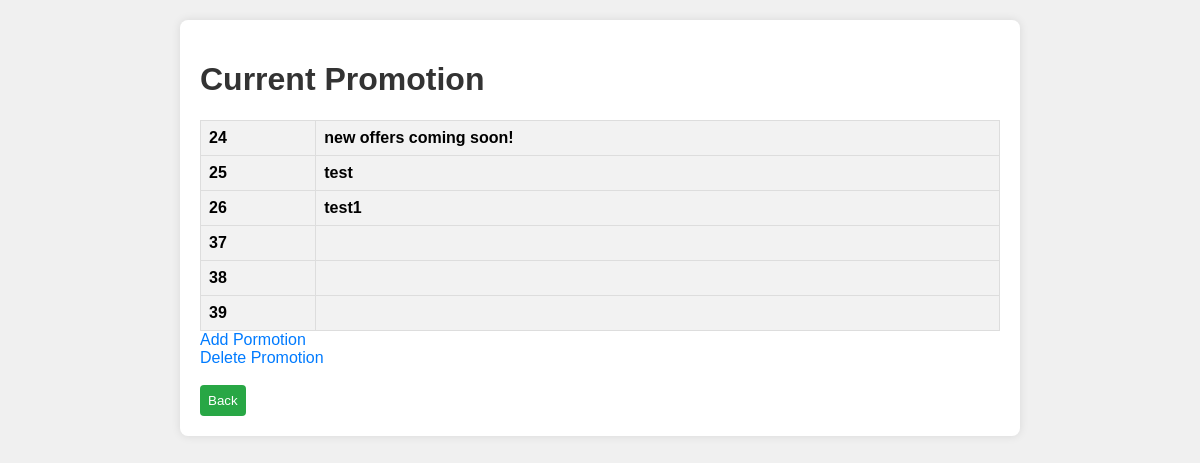
/view/admin_promotion.php (signed in), run on the app's committed database.
### tables this page shows
CREATE TABLE `promotion` (
  `promotion_id` int(10) NOT NULL,
  `promotion` longtext NOT NULL
);

### model/promotionModel.php (called while the page is built, shortened)
<?php
    function getPromotion(){
        $con = getConnection();
        $sql = "select * from promotion";
        $result = mysqli_query($con, $sql);
        $promotions = [];
        while($promotion = mysqli_fetch_assoc($result)){
            array_push($promotions, $promotion);
        }
        return $promotions;
    }
?>

### view/admin_promotion.php (the view, shortened to what this page needs)
<?php
require_once('../model/promotionModel.php');
$promotions=getPromotion();
?>
<html>
    <head>
        <link rel="stylesheet" type="text/css" href="../css/admin_promotion.css">
    </head>
    <body>
        <form action="">
            <h1>Current Promotion</h1>
            <table border="1" width=100%>
                <?php for($i=0;$i<count($promotions);$i++)
                {?>
                <tr>
                    <th><?=$promotions[$i]['promotion_id']?></th>
                    <th><?=$promotions[$i]['promotion']?></th>
        <?php   }?>
                </tr>
            </table>
            <a href="addpromotion.php"> Add Pormotion </a><br>
            <a href="deletepromotion.php"> Delete Promotion </a>
            <br><a href="AdminIndex.php">
            <br><button type="button">Back</button><br>
        </form>
    </body>
</html>

### css/admin_promotion.css (style rules this page uses)
body { font-family: Arial, sans-serif; background-color: #f0f0f0; margin: 0; padding: 0; }
form { max-width: 800px; margin: 20px auto; background-color: #fff; padding: 20px; border-radius: 8px; box-shadow: 0 0 10px rgba(0, 0, 0, 0.1); }
h1 { color: #333; }
table { border-collapse: collapse; width: 100%; margin-top: 20px; }
th, td { border: 1px solid #ddd; padding: 8px; text-align: left; }
th { background-color: #f2f2f2; }
a { text-decoration: none; color: #007BFF; }
button[type="button"] { cursor: pointer; background-color: #28a745; color: #fff; border: none; border-radius: 4px; padding: 8px; }

### data on the page
promotion: promotion_id "24", promotion "new offers coming soon!"
promotion: promotion_id "25", promotion "test"
promotion: promotion_id "26", promotion "test1"
promotion: promotion_id "37"
promotion: promotion_id "38"
promotion: promotion_id "39"
